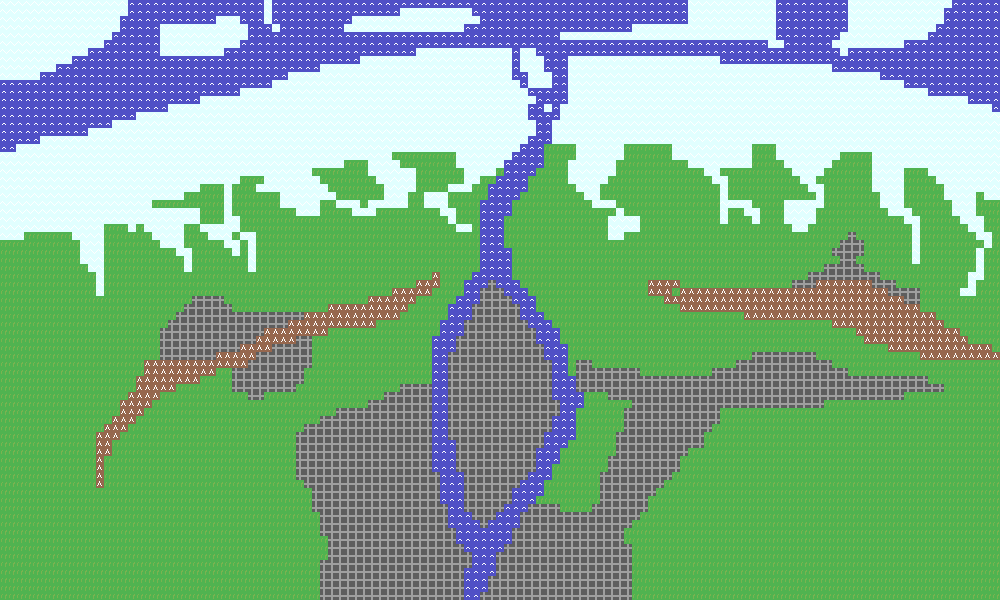

This is a level from a 2D game, rendered from its Tiled map with the project's own tilesets. A one-line summary and the map file follow, with tile-layer data summarised:
An orthogonal 125x75 tile map with 8x8 px tiles, 1 tile layer (base).

<map version="1.0" orientation="orthogonal" renderorder="right-down" width="125" height="75" tilewidth="8" tileheight="8" nextobjectid="1">
 <tileset firstgid="1" name="tileset" tilewidth="8" tileheight="8" tilecount="64" columns="8">
  <image source="tileset.png" width="64" height="64" />
 </tileset>
 <layer name="base" width="125" height="75">
  <data>[9375 cells, 9375 non-empty, 5 distinct tile ids]</data>
 </layer>
</map>
